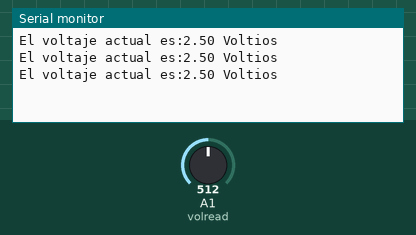
Recording of a sketch running on a simulated Arduino Uno, built with avr-gcc and run on an emulated ATmega328P. Shown: the last lines printed to the serial monitor. The test bench sets the inputs (shaded band); at power-on: A1 (volread) = 512.

Above: at 1.3 s.
1.4 s: A1 (volread) set to 716
At 1.9 s:
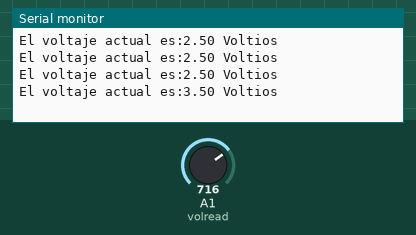
2.9 s: A1 (volread) set to 900
At 3.4 s:
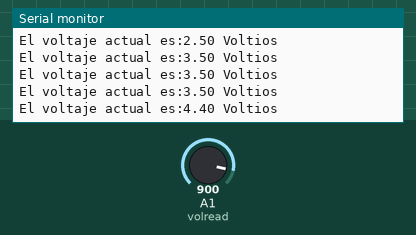
Timing chart, 0 to 5.9 s (numbered marks = the images above; inputs shaded):
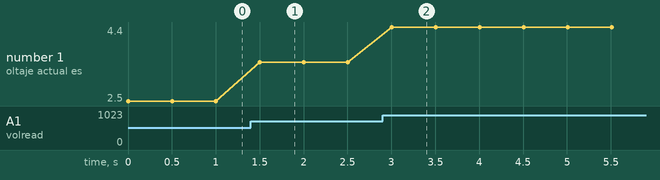

Measured:
- after the input at 1.4 s, the serial monitor: prints a new line after 0.10 s (image 1)
- after the input at 2.9 s, the serial monitor: prints a new line after 0.11 s (image 2)
- plotted number 1: 2.5 → 3.5 after the input at 1.4 s, 3.5 → 4.4 after the input at 2.9 s

The sketch:

Potenciometro.ino
```cpp
float vOUT,volread=A1,analogval;


void setup() {
 pinMode(volread,INPUT);//TOma como salida el valor del pin A1
  Serial.begin(9600);//Para poder mostrar le monitor Serie
}

void loop() {
  int time=500;//PAra el tiempo
  analogval = analogRead(volread);//PAra leer el voltaje del pin
  vOUT=(5*analogval/1023);//regla de 3 para poder sacar el voltaje
  Serial.print("El voltaje actual es:");
  Serial.print(vOUT);/*Mostrar el voltaje del pin*/ Serial.print(" Voltios");
  Serial.println(" ");
  delay(time);//tiempo en espera

}
```
